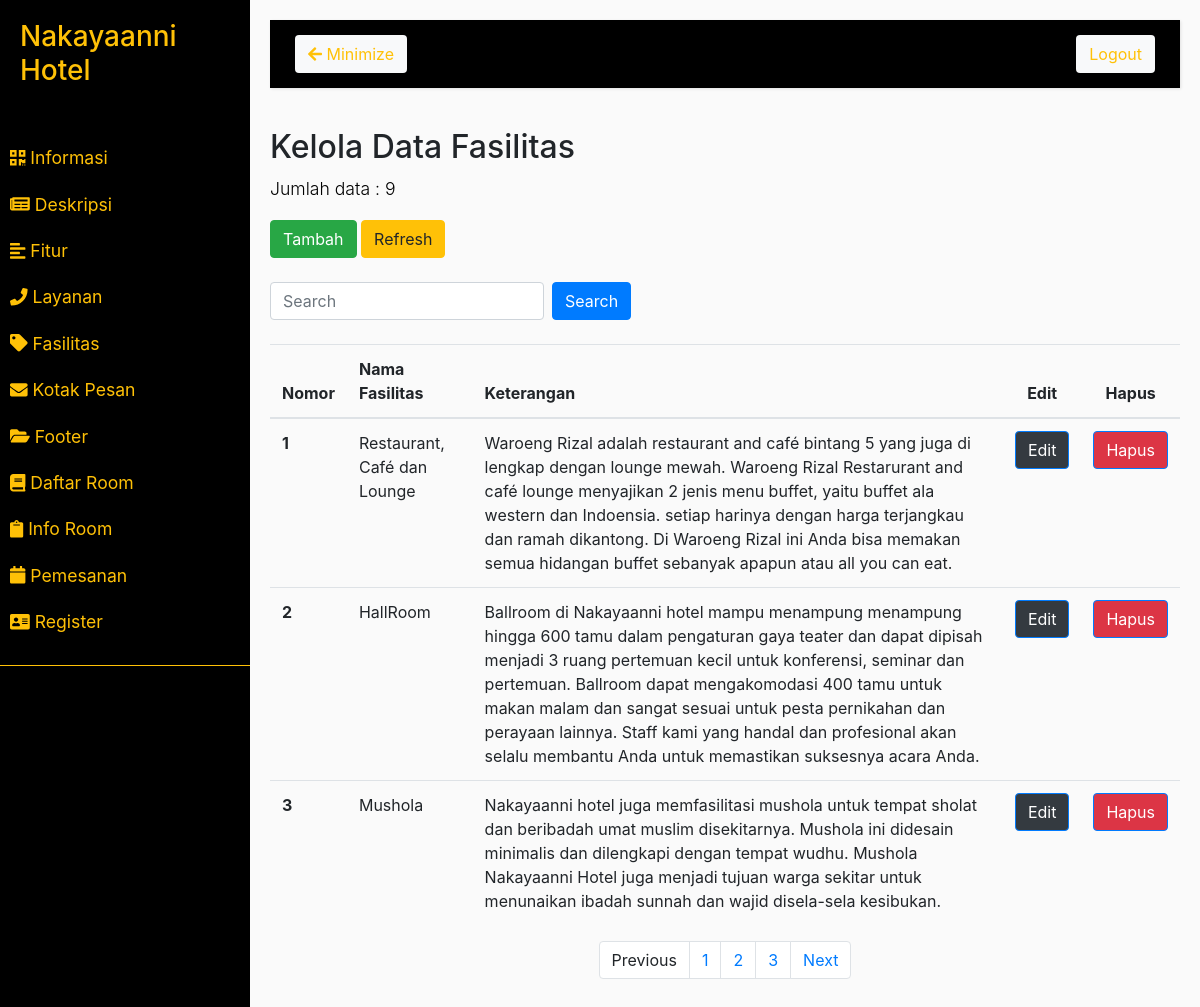
Page /admin/daftar/fasilitas.php on the committed database.
### tables this page shows
CREATE TABLE `tb_fasilitas` (
  `id_fasilitas` int(2) NOT NULL,
  `nama_fasilitas` varchar(30) NOT NULL,
  `gambar_fasilitas` varchar(100) NOT NULL,
  `keterangan` varchar(500) NOT NULL
);

### function.php (called while the page is built, shortened)
<?php
    require("connect.php");
    function query($query)
    {
        global $conn;
        $result = mysqli_query($conn, $query);
        $rows = [];
        while ($row = mysqli_fetch_assoc($result)) {
            $rows[] = $row;
        }
        return $rows;
    }
    function limitfasilitas()
    {
        global $conn;
        $query = "SELECT * FROM tb_fasilitas";
        $result = mysqli_query($conn, $query);
        $jumlah_data = mysqli_num_rows($result);
        return $jumlah_data;
    }
    function fasilitas($halaman_awal, $batas)
    {
        global $conn;
        $query = "SELECT * FROM tb_fasilitas LIMIT $halaman_awal, $batas ";
        $result = mysqli_query($conn, $query);
        $rows = [];
        while ($row = mysqli_fetch_assoc($result)) {
            $rows[] = $row;
        }
        return $rows;
    }
?>

### admin/daftar/fasilitas.php (the view, shortened to what this page needs)
<?php
    require_once('../../connect.php');
    require_once('../../function.php');
    require_once('../section/header.php');
    require_once('../section/sidebar.php');
    $jml_fasilitas = query("SELECT COUNT(id_fasilitas) as 'fasilitas' FROM tb_fasilitas")[0];
?>
    <h2>Kelola Data Fasilitas</h2>
    <p>Jumlah data : <?php echo $jml_fasilitas['fasilitas']; ?></p>
    <a class="btn btn-success" href="tambahfasilitas.php">Tambah</a>
    <a class="btn btn-warning" href="fasilitas.php">Refresh</a>
    <br><br>
    <form class="form-inline" action="" method="POST">
        <input type="text" name="keyword" class="form-control mr-sm-2" type="search" placeholder="Search" aria-label="Search">
        <button type="submit" class="btn btn-primary my-2 my-sm-0" name="cari">Search</button>
    </form>
    <br>
    <table class="table">
        <thead class="thead-info">
            <tr>
                <th>Nomor</th>
                <th>Nama Fasilitas</th>
                <th>Keterangan</th>
                <th class="text-center">Edit</th>
                <th class="text-center">Hapus</th>
            </tr>
        </thead>
        <tbody>
        <?php
            $batas = 3;
            $halaman = isset($_GET['halaman']) ? (int)$_GET['halaman'] : 1;
            $halaman_awal = ($halaman > 1) ? ($halaman * $batas) - $batas : 0;
            $previous = $halaman - 1;
            $next = $halaman + 1;
            $jumlah_data = limitfasilitas();
            $total_halaman = ceil($jumlah_data / $batas);
            $jml_informasi = fasilitas($halaman_awal, $batas);
            $no = $halaman_awal + 1;
            foreach ($jml_informasi as $hasil) {
        ?>
                <tr>
                    <th scope="row"><?php echo $no; ?></th>
                    <td><?php echo $hasil['nama_fasilitas']; ?></td>
                    <td><?php echo $hasil['keterangan']; ?></td>
                    <td class="text-center"><a class="btn btn-primary bg-dark" href="updatefasilitas.php?id=<?php echo $hasil['id_fasilitas']; ?>">Edit</a></td>
                    <td class="text-center"><a class="btn btn-primary bg-danger" href="hapusfasilitas.php?id=<?php echo $hasil['id_fasilitas']; ?>" onclick=" return confirm ('Apakah anda ingin menghapus data ini?');">Hapus</a>
                </tr>
        <?php
                $no++;
            }
        ?>
        </tbody>
    </table>
    <nav>
        <ul class="pagination justify-content-center">
            <li class="page-item">
                <a class="page-link" <?php if ($halaman > 1) {
                    echo "href='fasilitas.php?halaman=$previous'";
                } ?>>Previous</a>
            </li>
            <?php for ($x = 1; $x <= $total_halaman; $x++) { ?>
                <li class="page-item"><a class="page-link" href="fasilitas.php?halaman=<?php echo $x ?>"><?php echo $x; ?></a></li>
            <?php } ?>
            <li class="page-item">
                <a class="page-link" <?php if ($halaman < $total_halaman) {
                    echo "href='fasilitas.php?halaman=$next'";
                } ?>>Next</a>
            </li>
        </ul>
    </nav>
</div>
</div>
<?php
require_once('../section/footer.php');
?>

### admin/section/header.php (style rules this page uses)
body { background: #fafafa; }
p { font-size: 1.1em; font-weight: 300; line-height: 1.7em; color: #000000; }
a, a:hover, a:focus { color: inherit; text-decoration: none; transition: all 0.3s; }

### rows in the picture
tb_fasilitas: nama_fasilitas "Restaurant, Café dan Lounge", keterangan "Waroeng Rizal adalah restaurant and café bintang 5 yang juga di lengkap dengan lounge mewah. Waroeng Rizal Restarurant and café lounge menyajikan 2 jenis menu buffet, yaitu buffet ala western dan Indoensia. setiap harinya dengan harga terjangkau dan ramah dikantong. Di Waroeng Rizal ini Anda bisa memakan semua hidangan buffet sebanyak apapun atau all you can eat."
tb_fasilitas: nama_fasilitas "HallRoom", keterangan "Ballroom di Nakayaanni hotel mampu menampung menampung hingga 600 tamu dalam pengaturan gaya teater dan dapat dipisah menjadi 3 ruang pertemuan kecil untuk konferensi, seminar dan pertemuan. Ballroom dapat mengakomodasi 400 tamu untuk makan malam dan sangat sesuai untuk pesta pernikahan dan perayaan lainnya. Staff kami yang handal dan profesional akan selalu membantu Anda untuk memastikan suksesnya acara Anda."
tb_fasilitas: nama_fasilitas "Mushola", keterangan "Nakayaanni hotel juga memfasilitasi mushola untuk tempat sholat dan beribadah umat muslim disekitarnya. Mushola ini didesain minimalis dan dilengkapi dengan tempat wudhu. Mushola Nakayaanni Hotel juga menjadi tujuan warga sekitar untuk menunaikan ibadah sunnah dan wajid disela-sela kesibukan."

### other values in the picture
$jml_fasilitas['fasilitas'] "9"
